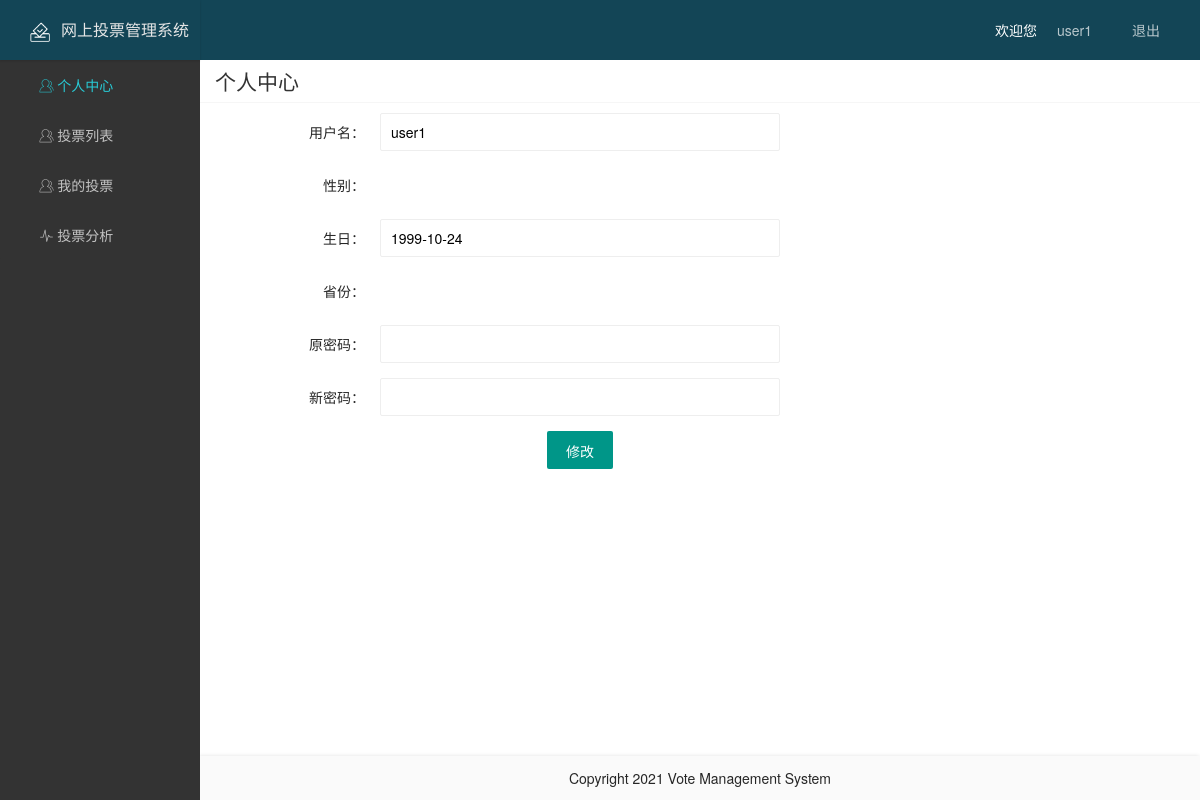
Page /user/userinfo (signed in) on the earlier database version.
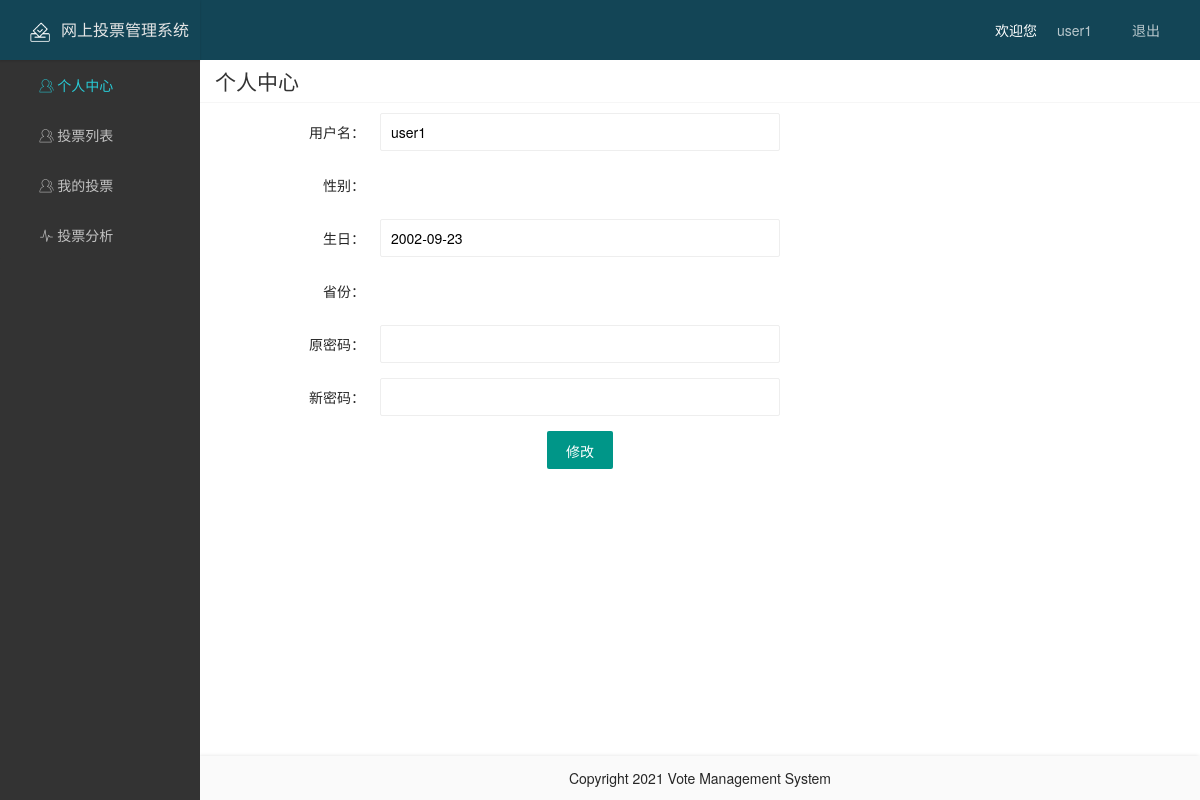
Same page on the later database version.
### app/models.py (models this page shows)
class User(UserMixin, db.Model):
    __tablename__ = 'users'
    __table_args__ = {'mysql_collate': 'utf8_general_ci'}
    id = db.Column(db.Integer, primary_key=True, unique=True)
    username = db.Column(db.String(64), unique=True, index=True)
    password = db.Column(db.String(64))
    gender = db.Column(db.Integer, default=1)
    birth = db.Column(db.DateTime,default=datetime.now())
    province = db.Column(db.String(64),default='1')
    date = db.Column(db.DateTime)
    user_type = db.Column(db.Integer, default=1)

### app/auth/views.py (the view, shortened to what this page needs)
@auth.route('/user/userinfo', methods=['GET','POST'])
@login_required
def userinfo():
    form = UserInfoForm()
    user = User.query.filter_by(username=current_user.username).first()
    form.username.data = user.username
    form.gender.data = str(user.gender)
    if user.birth != None:
        form.birth.data = user.birth.strftime('%Y-%m-%d')
    form.province.data = user.province
    return render_template('user/userinfo.html',form=form,username=current_user.username,page_id='1')

### app/auth/forms.py
class UserInfoForm(FlaskForm):
    provinces = [('1','北京市'),('2','广东省'),('3','山东省'),('4','江苏省'),
                ('5','河南省'),('6','上海市'),('7','河北省'),('8','浙江省'),
                ('9','香港特别行政区'),('10','陕西省'),('11','湖南省'),('12','重庆市'),
                ('13','福建省'),('14','天津市'),('15','云南省'),('16','四川省'),
                ('17','广西壮族自治区'),('18','安徽省'),('19','海南省'),('20','江西省'),
                ('21','湖北省'),('22','山西省'),('23','辽宁省'),('24','台湾省'),
                ('25','黑龙江'),('26','内蒙古自治区'),('27','澳门特别行政区'),('28','贵州省'),
                ('29','甘肃省'),('30','青海省'),('31','新疆维吾尔自治区'),('32','西藏区'),
                ('33','吉林省'),('34','宁夏回族自治区')]
    username = StringField('username', validators=[DataRequired()])
    gender = SelectField('gender', validators=[DataRequired()], choices=[('0','女'),('1','男')] ,coerce=str)
    birth = StringField('birth', validators=[DataRequired()])
    province = SelectField('province', validators=[DataRequired()], choices=provinces, coerce=str)
    old_password = PasswordField('old_password')
    new_password = PasswordField('new_password')
    submit = SubmitField('修改')

### app/models.py (called while the page is built)
@login_manager.user_loader
def load_user(user_id):
    return User.query.get(int(user_id))

### app/templates/user/userinfo.html (shortened to what this page needs)
{% extends "user/base.html" %}
{% block card_header %}
    个人中心
{% endblock %}
{% block card_body %}
<div class="add-vote">
    <form class="layui-form" method="post">
        <div class="layui-form-item">
            <label class="layui-form-label">用户名：</label>
            <div class="layui-input-inline">
                {{ form.username(class="layui-input",placeholder="",autocomplete="on",readonly="readonly") }}
            </div>
        </div>
        <div class="layui-form-item">
            <label class="layui-form-label">性别：</label>
        </div>
        <div class="layui-form-item">
            <label class="layui-form-label">生日：</label>
            <div class="layui-input-inline">
                {{ form.birth(class="layui-input",id="birth") }}
            </div>
        </div>
        <div class="layui-form-item">
            <label class="layui-form-label">省份：</label>
        </div>
        <div class="layui-form-item">
            <label class="layui-form-label">原密码：</label>
            <div class="layui-input-inline">
                {{ form.old_password(class="layui-input",id="enddate") }}
            </div>
        </div>
        <div class="layui-form-item">
            <label class="layui-form-label">新密码：</label>
            <div class="layui-input-inline">
                {{ form.new_password(class="layui-input",id="enddate") }}
            </div>
        </div>
        <div class="layui-input-inline add-vote-btn">
            {{ form.submit(class="layui-btn",id="addsubmit") }}
        </div>
    </form>
</div>
{% endblock %}

### app/templates/user/base.html (shortened to what this page needs)
<!DOCTYPE html>
<html lang="zh">
<head>
    <link rel="stylesheet" href="{{ url_for('static',filename='layui/css/layui.css') }}">
    <link rel="stylesheet" href="{{ url_for('static',filename='style.css') }}">
</head>
<body class="layui-layout-body">
    <div class="layui-layout layui-layout-admin">
        <div class="layui-header" style="background: #134556">
            <div class="layui-logo layui-layout-left">
                <a href="{{ url_for('auth.user') }}">
                   <div class="layui-row">
                       <div class="layui-row layui-col-md3" style="text-align: right"><img src="{{ url_for('static',filename='img/logo.png') }}" style="height: 20px;width: 20px;"></div>
                       <div class="layui-row layui-col-md9"><h3 style="font-size:16px;color: #e6e6e6">网上投票管理系统</h3></div>
                   </div>
                </a>
            </div>
            <ul class="layui-nav layui-layout-right">
                <li class="layui-nav-item">
                    <p>欢迎您 </p>
                </li>
                <li class="layui-nav-item">
                    <a href="#"><p>{{ username }}</p></a>
                </li>
                <li class="layui-nav-item">
                    <a href="{{ url_for('main.logout') }}">退出</a>
                </li>
            </ul>
        </div>
        <div class="layui-side">
            <div class="layui-side-scroll" style="background: #333">
                <ul class="layui-nav layui-nav-tree" style="background: #333">
                    <li class="layui-nav-item">
                        <a id="nav1" href="{{ url_for("auth.userinfo") }}">&nbsp&nbsp&nbsp&nbsp&nbsp<i class="layui-icon layui-icon-user"></i>&nbsp个人中心</a>
                    </li>
                    <li class="layui-nav-item">
                        <a id="nav2" href="{{ url_for("auth.votelist") }}">&nbsp&nbsp&nbsp&nbsp&nbsp<i class="layui-icon layui-icon-user"></i>&nbsp投票列表</a>
                    </li>
                    <li class="layui-nav-item">
                        <a id="nav3" href="{{ url_for("auth.myvote") }}">&nbsp&nbsp&nbsp&nbsp&nbsp<i class="layui-icon layui-icon-user"></i>&nbsp我的投票</a>
                    </li>
                    <li class="layui-nav-item">
                        <a id="nav4" href="{{ url_for("auth.voteanalys2") }}">&nbsp&nbsp&nbsp&nbsp&nbsp<i class="layui-icon layui-icon-chart"></i>&nbsp投票分析</a>
                    </li>
                </ul>
            </div>
        </div>
        <div class="layui-body">
            <div class="layui-card-header">
                <h2>{% block card_header %}{% endblock %}</h2>
            </div>
            <div class="layui-fluid">
                <div class="layui-card-body">
                    {% block card_body %}
                    {% endblock %}
                </div>
            </div>
        </div>
        <div class="layui-footer" style="text-align: center">
            <p>Copyright 2021 Vote Management System</p>
        </div>
    </div>
</body>
</html>

### app/static/style.css (style rules this page uses)
.add-vote .layui-form-label { width: 120px; }
.add-vote .layui-input-inline { width: 400px; }
.add-vote .add-vote-btn { margin-left: 150px; text-align: center; }

Differences in the rows shown:
changed User "user1": birth "1999-10-24" → "2002-09-23"
